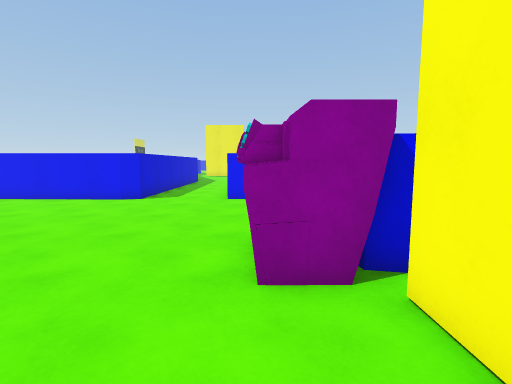
View 1 (above)

16 first-person views from a walk through a scene from a Unity 3-D project. The camera is 1.4 m above the floor, tilts 6° down and sees 85° across. The floor is counted in squares, 0.94 m on a side. Each view is taken from the middle of a square. On the plan, view 1 faces up. The plan holds only what a view shows up to about 14 squares ahead; the rest is blank. The place goes on beyond the plan. The player is left out.

View 2
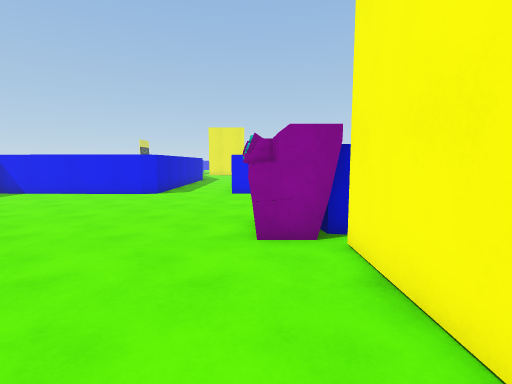

View 3
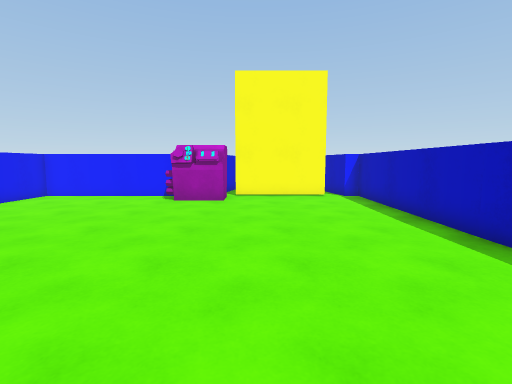

View 4
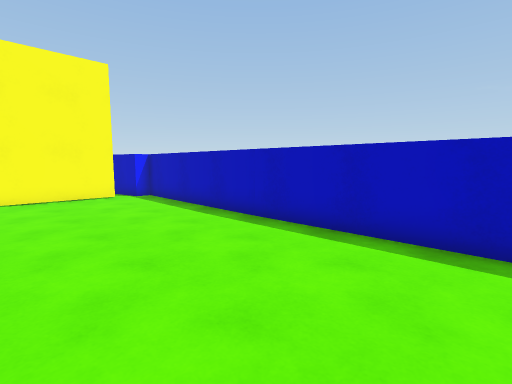

View 5
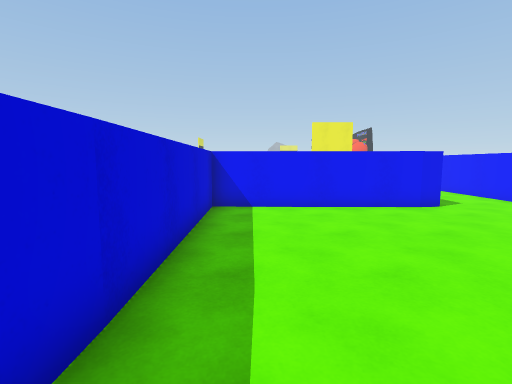

View 6
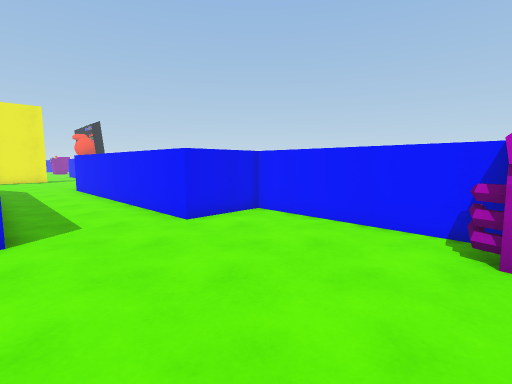

View 7
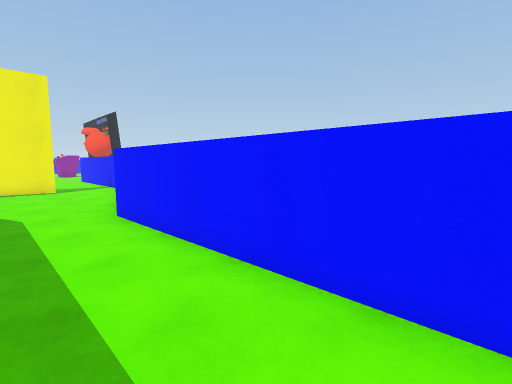

View 8
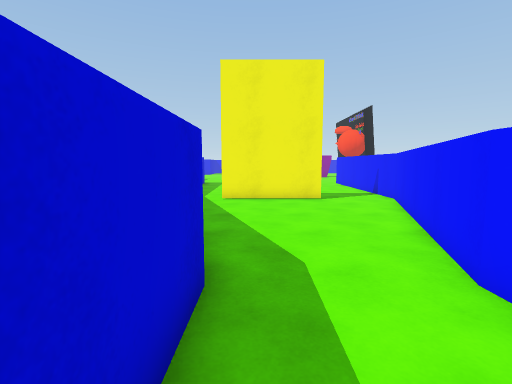

View 9
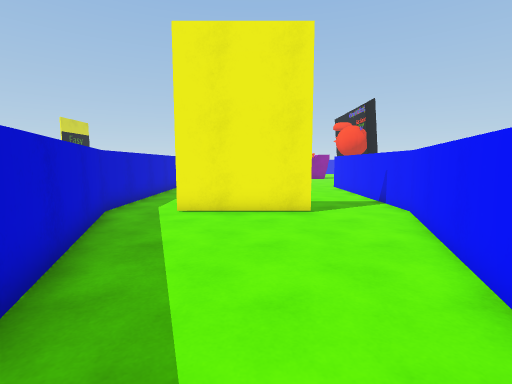

View 10
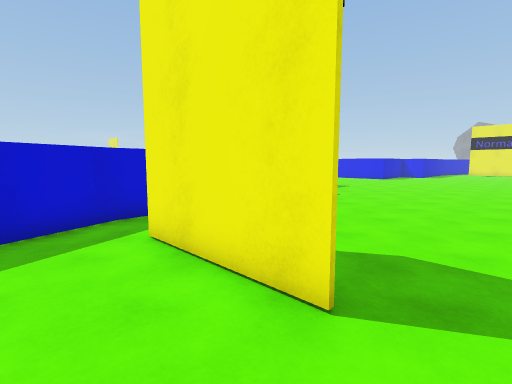

View 11
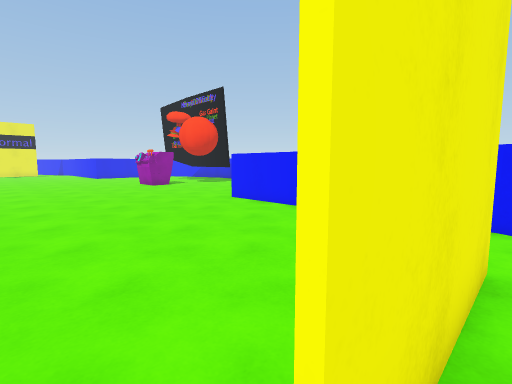

View 12
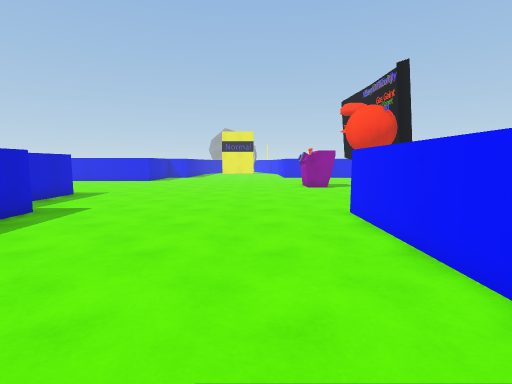

View 13
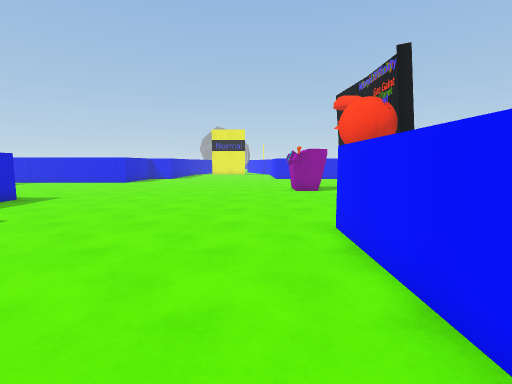

View 14
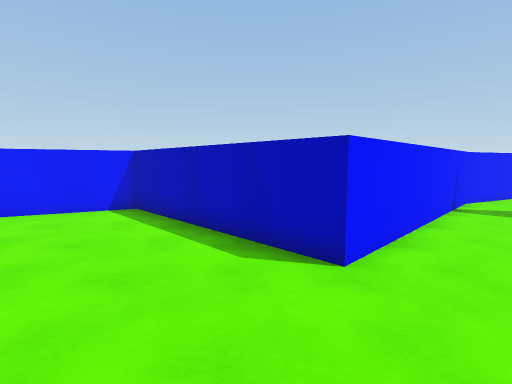

View 15
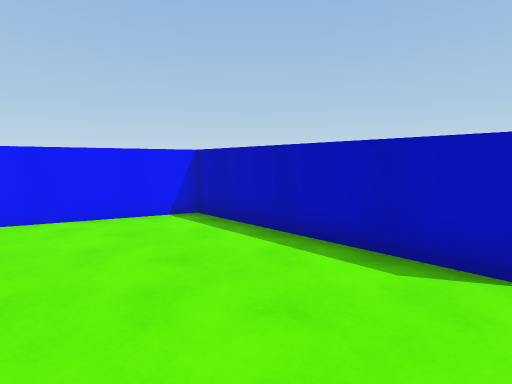

View 16
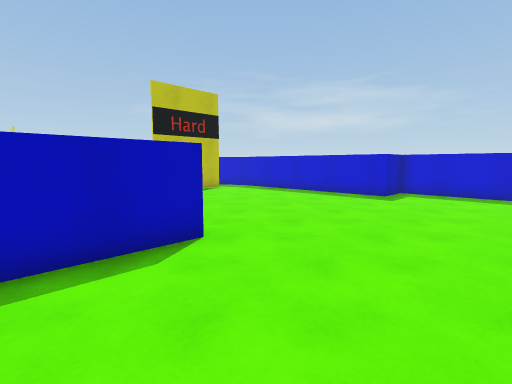

### Floor plan
Points are (right, up) in squares from view 1. A wall is a line through its corners. A room is listed if a view was taken in it or the views show most of it. See-through windows are left out.
Room 1 (views 1, 2, 3, 4, 5, 6, 7, 8, 9, 10)
walls: (-5.4, 11.3) (-12.6, 11.4); (-4.7, 14.1) (-4.7, 11.4) (-5.6, 11.3); (1.4, 5.4) (1.5, 11.4) (-1.2, 11.4) (-1.3, 22.3) (1.2, 29.1); (2.1, 3.7) (1.5, 3.8); (-12.3, 11.4) (-12.4, 3.3); (1.7, -1.2) (1.7, 3); (1.7, -2.6) (1.7, -2); (-4.6, 22.3) (-4.7, 19.6); (-10.9, -2.6) (1.5, -2.4); (-7.1, 29.1) (-5.5, 24.6); (-1.2, 30.4) (-5.5, 30.4)
ways out: opening at (-6, 30) to room 2; opening at (-0.5, 30) to room 2; gap at (2, -1)
objects: terminal (0, 3) to (2, 6)
Room 2 (views 11, 12, 13, 14, 15, 16)
walls: (-9.7, 44.2) (-9.7, 39.3) (-7.7, 39.3) (-7.6, 30.5) (-7.1, 29.1); (1.2, 29.1) (1.7, 30.5) (1.9, 39.3) (9.1, 39.4) (10.7, 43.7)
ways out: opening at (-6, 30) to room 1; opening at (-0.5, 30) to room 1

Where each view was taken, in squares from view 1:
view 1: 0 up, 0 right, facing up
view 2: 2 down, 0 right, facing up
view 3: 2 up, 11 left, facing right
view 4: 3 up, 11 left, facing down-right
view 5: 2 up, 11 left, facing up
view 6: 5 up, 5 left, facing up-right
view 7: 14 up, 4 left, facing up-right
view 8: 19 up, 4 left, facing up
view 9: 22 up, 3 left, facing up
view 10: 28 up, 0 right, facing up-left
view 11: 30 up, 6 left, facing up-right
view 12: 31 up, 1 left, facing up
view 13: 33 up, 0 right, facing up
view 14: 43 up, 0 right, facing down-right
view 15: 44 up, 2 right, facing down-right
view 16: 44 up, 5 right, facing down-left
